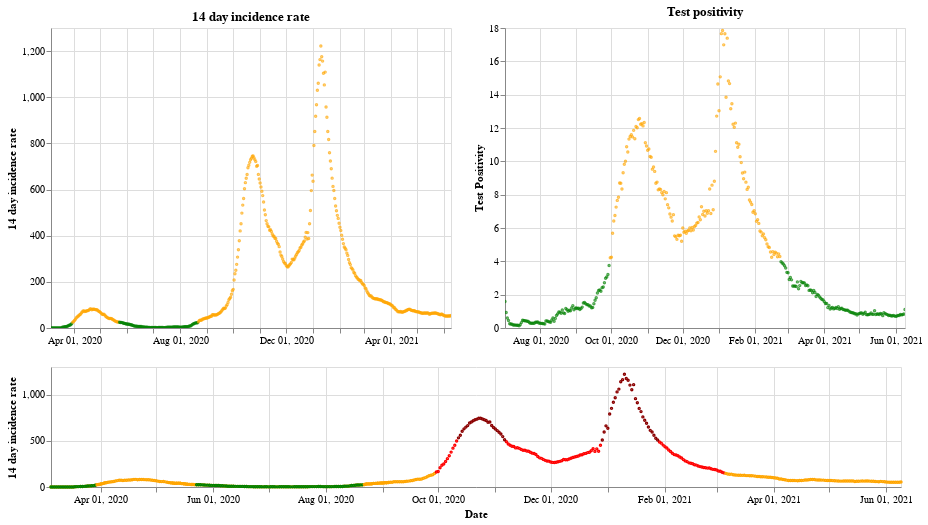

Write notebook code for a chart like this one.
### Markdown cell above
## Northern Ireland

### Code cell
plot_traffic_light('Northern Ireland')

### Figure 1 — Vega-Lite specification as saved in the notebook (floating-point values rounded to 4 significant figures; data arrays with more than 128 entries replaced by an {"elided": "..."} marker saying what was removed)
{"config": {"view": {"continuousWidth": 400, "continuousHeight": 300}}, "vconcat": [{"hconcat": [{"mark": {"type": "point", "size": 2}, "encoding": {"color": {"condition": {"value": "green", "test": "(datum.twoWeeklyCasesRate <= 25)"}, "value": "orange"}, "tooltip": [{"type": "nominal", "field": "areaName"}, {"type": "temporal", "field": "date"}, {"type": "quantitative", "field": "twoWeeklyCasesRate"}, {"type": "quantitative", "field": "testPositivity"}], "x": {"type": "temporal", "axis": {"title": ""}, "field": "date", "scale": {"domain": {"selection": "DateBrush"}}, "timeUnit": "yearmonthdate"}, "y": {"type": "quantitative", "axis": {"title": "14 day incidence rate"}, "field": "twoWeeklyCasesRate"}}, "title": "14 day incidence rate", "width": 400}, {"mark": {"type": "point", "size": 2}, "encoding": {"color": {"condition": {"value": "green", "test": "(datum.testPositivity <= 4)"}, "value": "orange"}, "tooltip": [{"type": "nominal", "field": "areaName"}, {"type": "temporal", "field": "date"}, {"type": "quantitative", "field": "twoWeeklyCasesRate"}, {"type": "quantitative", "field": "testPositivity"}], "x": {"type": "temporal", "axis": {"title": ""}, "field": "date", "scale": {"domain": {"selection": "DateBrush"}}, "timeUnit": "yearmonthdate"}, "y": {"type": "quantitative", "axis": {"title": "Test Positivity"}, "field": "testPositivity"}}, "title": "Test positivity", "width": 400}]}, {"layer": [{"mark": {"type": "point", "size": 2}, "encoding": {"color": {"condition": {"value": "orange", "test": "((50 && datum.twoWeeklyCasesRate) < 150)"}, "value": "red"}, "opacity": {"condition": {"value": 1, "test": "((50 && datum.twoWeeklyCasesRate) < 500)"}, "value": 0}, "tooltip": [{"type": "nominal", "field": "areaName"}, {"type": "temporal", "field": "date"}, {"type": "quantitative", "field": "twoWeeklyCasesRate"}, {"type": "quantitative", "field": "testPositivity"}], "x": {"type": "temporal", "axis": {"title": "Date"}, "field": "date", "timeUnit": "yearmonthdate"}, "y": {"type": "quantitative", "axis": {"title": "14 day incidence rate"}, "field": "twoWeeklyCasesRate"}}, "selection": {"DateBrush": {"type": "interval", "encodings": ["x"], "fields": ["Time"]}}, "width": 850}, {"mark": {"type": "point", "size": 2}, "encoding": {"color": {"value": "darkred"}, "opacity": {"condition": {"value": 1, "test": "(datum.twoWeeklyCasesRate >= 500)"}, "value": 0}, "tooltip": [{"type": "nominal", "field": "areaName"}, {"type": "temporal", "field": "date"}, {"type": "quantitative", "field": "twoWeeklyCasesRate"}, {"type": "quantitative", "field": "testPositivity"}], "x": {"type": "temporal", "axis": {"title": "Date"}, "field": "date", "timeUnit": "yearmonthdate"}, "y": {"type": "quantitative", "axis": {"title": "14 day incidence rate"}, "field": "twoWeeklyCasesRate"}}, "width": 400}, {"mark": {"type": "point", "size": 2}, "encoding": {"color": {"condition": {"value": "green", "test": "((4 && datum.twoWeeklyCasesRate) < 25)"}, "value": "orange"}, "opacity": {"condition": {"value": 1, "test": "(datum.twoWeeklyCasesRate < 50)"}, "value": 0}, "tooltip": [{"type": "nominal", "field": "areaName"}, {"type": "temporal", "field": "date"}, {"type": "quantitative", "field": "twoWeeklyCasesRate"}, {"type": "quantitative", "field": "testPositivity"}], "x": {"type": "temporal", "axis": {"title": "Date"}, "field": "date", "timeUnit": "yearmonthdate"}, "y": {"type": "quantitative", "axis": {"title": "14 day incidence rate"}, "field": "twoWeeklyCasesRate"}}, "width": 400}], "height": 120, "width": 800}], "data": {"name": "data-9b02f9a0290a7c6e28e6df0fa2002761"}, "$schema": "https://vega.github.io/schema/vega-lite/v4.8.1.json", "datasets": {"data-9b02f9a0290a7c6e28e6df0fa2002761": {"elided": "462 records"}}}
